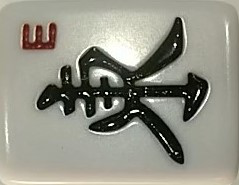
#> input picture ImageRecognision/ImageClassifiers/East Wind.png, 239 x 185 px
$ python -i ImgDescription.py   (imports and definitions only)
#> lines starting #> are read from the running program, lines starting #| are printed output that depends on the picture
from __future__ import annotations
import cv2
import math

CONTOUR_BLUR = 5
CONTOUR_BOARDER_PADDING = 5
ORB_DESCRIPTION = cv2.ORB_create(nfeatures=5000)
BEST_FIT = cv2.BFMatcher()
ORB_ALPHA = 1.0
HIST_ALPHA = 1.0

# [123 lines that did not run here, left out]

def RotateImage(image, angle):
	(h, w) = image.shape[:2]
	return RotateImage(image, angle, (w // 2, h // 2))

def RotateImage(image, angle, pivot):
	M = cv2.getRotationMatrix2D(pivot, angle, 1.0)
	return cv2.warpAffine(image, M, (w, h))

# [31 lines left out: functions union, intersection, hasIntersection, scaleRect, not called in this run]

def pointDistance(a,b):
	return math.hypot(a[0] - b[0], a[1] - b[1])

>>> import cv2
>>> picture = cv2.imread('ImageClassifiers/East Wind.png', cv2.IMREAD_GRAYSCALE)
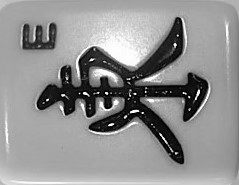
#> picture: shape (185, 239); min 0, max 254, mean 143.9
#> (the run stopped early here; a loop or call above may not have finished)

$ run again, on ImageRecognision/ImageClassifiers/Eight Man.png
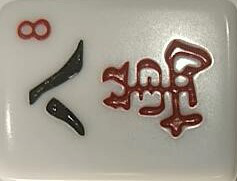
#> input picture ImageRecognision/ImageClassifiers/Eight Man.png, 237 x 181 px
#> `picture = cv2.imread('ImageClassifiers/East Wind.png', cv2.IMREAD_GRAY..`:
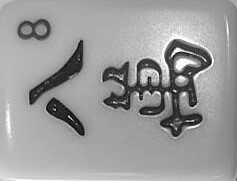
#> picture: shape (181, 237); min 1, max 254, mean 154.9
